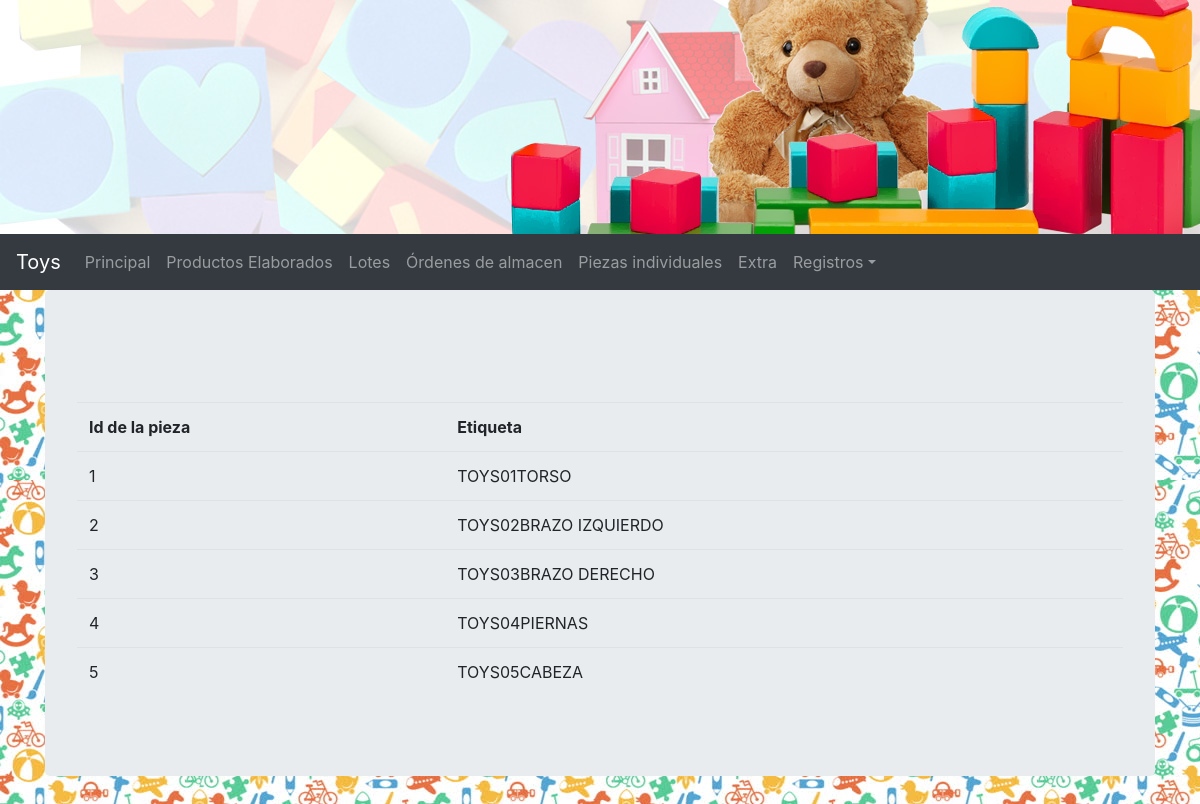
Before: /piezas_indiv_list/ with the older database file.
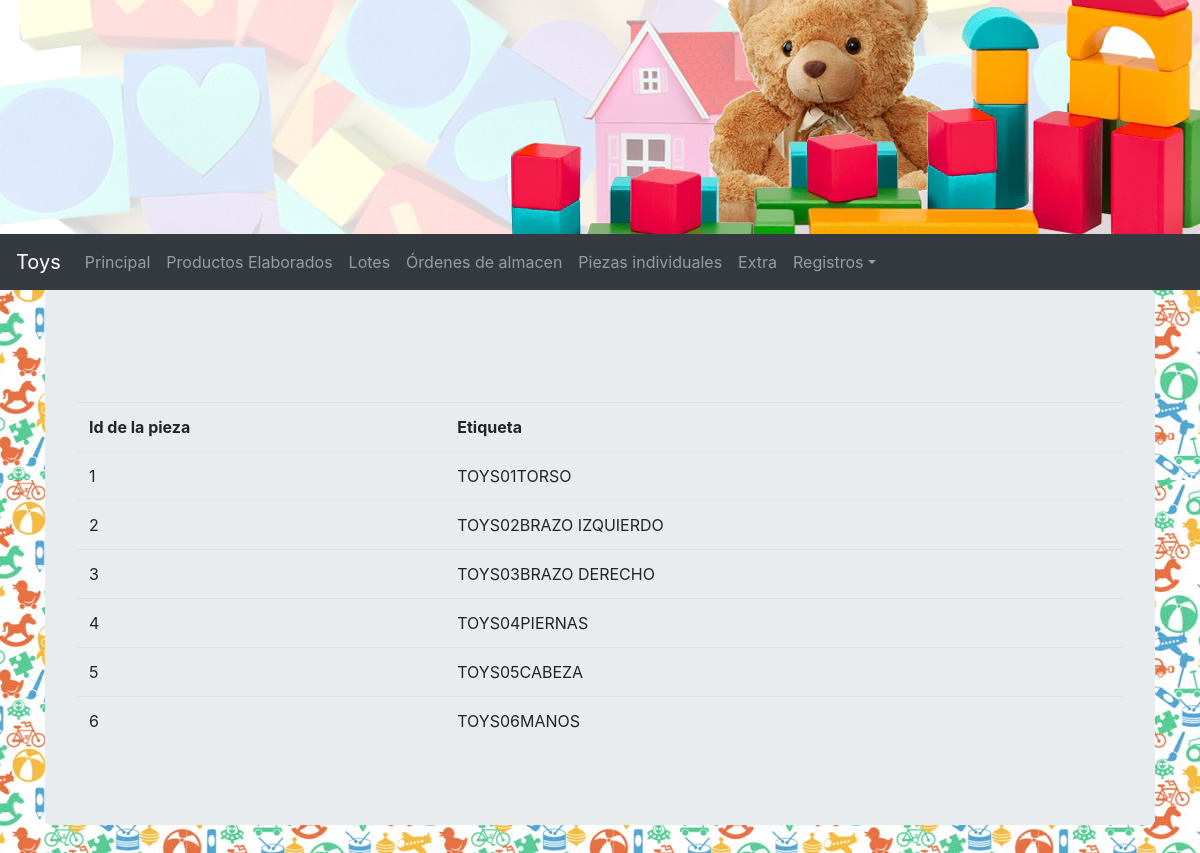
After: the same page with the newer database file.
### reportes/models.py (models this page shows, shortened)
class Piezas_indiv(models.Model):
	nombre_pieza = models.ForeignKey(Piezas_gral, on_delete=models.CASCADE)
	fecha_registro = models.DateTimeField(auto_now_add = True)
	def _get_etiqueta(self):
		if self.id < 10:
				etiqueta = "TOYS" + "0" + str(self.id) + str(self.nombre_pieza).upper()
		else:
				etiqueta = "TOYS" + str(self.id) + str(self.nombre_pieza).upper()
		return etiqueta
	etiqueta = property(_get_etiqueta)

class Piezas_gral(models.Model):
	nombre_pieza = models.CharField(max_length = 40)
	proveedor = models.CharField(max_length = 40)
	precio = models.FloatField()
	fecha_registro = models.DateTimeField(auto_now_add = True)
	def __str__(self):
		return str(self.nombre_pieza)

### reportes/views.py (the view)
# urls.py: path('piezas_indiv_list/', views.piezas_indiv_list.as_view(), name='piezas_indiv_list_view'),
class piezas_indiv_list(generic.ListView):
	template_name = "reportes/piezas_indiv_list.html"
	model = Piezas_indiv

### reportes/templates/reportes/piezas_indiv_list.html (shortened to what this page needs)
{% extends 'base.html' %}
{% block content %}
<section class="container">
	<div class="jumbotron">
	<table class="table table-strip mt-5">
		<th>Id de la pieza</th>
		<th>Etiqueta</th>
		{% for j in object_list %}
			<tr>
				<td>{{ j.id }} </td>
				<td>{{ j.etiqueta }}</td>
			</tr>
			{% empty %}
			{% if request.GET.q %}
				No se entontro avance
			{% else %}
				No hay datos
			{% endif %}
		{% endfor %}
	</table>
</div>
</section>
{% endblock %}

### reportes/templates/base.html (shortened to what this page needs)
{% load staticfiles %}
<!doctype html>
<html lang="en">
  <head>
    <link rel="stylesheet" href="{% static 'bootstrap4/css/bootstrap.min.css' %}">
    <link rel="stylesheet" type="text/css" href="{% static 'static/login.css'%}">
  </head>
  <body style="background-image: url(/static/Images/background1.jpg);">
      <img class="img-fluid" src='/static/Images/top_banner.jpg' width=100% height=100%>
  <nav class="navbar navbar-expand-lg navbar-dark bg-dark sticky-top">
    <a class="navbar-brand" href="{% url 'index_view'%}">Toys</a>
    <div class="collapse navbar-collapse" id="navbarNavDropdown">
      <ul class="navbar-nav">
        <li class="nav-item">
          <a class="nav-link" href="#">Principal<span class="sr-only">(current)</span></a>
        </li>
        <li class="nav-item">
          <a class="nav-link" href="{% url 'producto_indiv_list_view'%}">Productos Elaborados</a>
       </li>
       <li class="nav-item">
          <a class="nav-link" href="{% url 'lote_list_view'%}">Lotes</a>
       </li>
       <li class="nav-item">
          <a class="nav-link" href="{% url 'orden_almacen_list_view' %}">Órdenes de almacen</a>
        </li>
        <li class="nav-item">
          <a class="nav-link" href="{% url 'piezas_indiv_list_view'%}">Piezas individuales</a>
        </li>
        <li class="nav-item">
          <a class="nav-link" href="#">Extra</a>
        </li>
        <li class="nav-item dropdown">
          <a class="nav-link dropdown-toggle" href="#" id="navbarNavDropdownMenuLink3" role="button" data-toggle="dropdown" aria-haspopup="true" aria-expanded="false">Registros</a>
        </li>
      </ul>
   </div>
  </nav>
    {% block content %}
    {% endblock %}
  </body>
</html>

### static-storage/static/login.css (style rules this page uses)
html { margin: 0px; padding: 0px; }

Changed rows visible on the page:
added Piezas_indiv: id "6", etiqueta "TOYS06MANOS"
